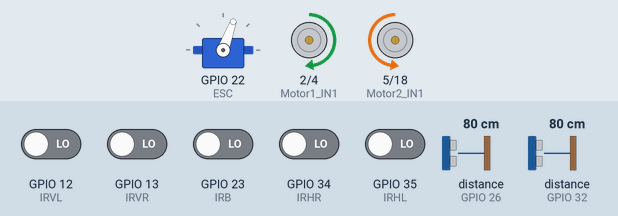
The sketch below on a simulated ESP32. Shown: servo, motor-driver pin pairs drawn as motors (green arrow = first pin HIGH = forward, orange = second pin HIGH = backward, longer = more drive). Wiring (inferred from the names in the program): 2 × ultrasonic range finder: trigger GPIO 25, echo GPIO 26 / trigger GPIO 33, echo GPIO 32. The inputs (shaded band) are chosen by the test bench; at power-on: GPIO 12 (IRVL), GPIO 13 (IRVR), GPIO 23 (IRB), GPIO 34 (IRHR), GPIO 35 (IRHL) LOW, distance to the obstacle (sensors on GPIO 26, GPIO 32) 80 cm. The echo pulse lasts 58.3 µs per cm.

Above: at 6.2 s.
6.3 s: GPIO 12 (IRVL) driven HIGH
At 6.9 s:
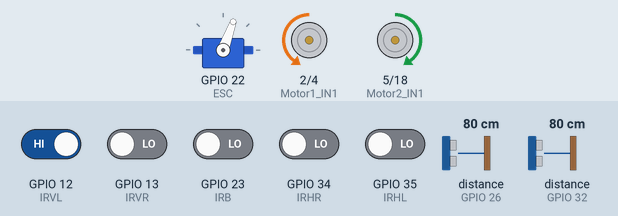
At 9.5 s:
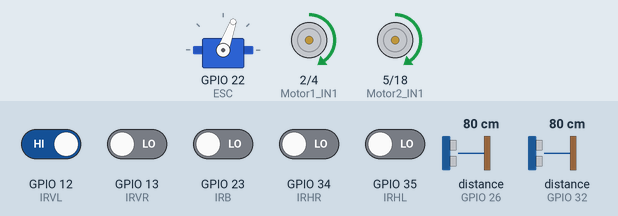
12.3 s: GPIO 23 (IRB) driven LOW
At 16.1 s:
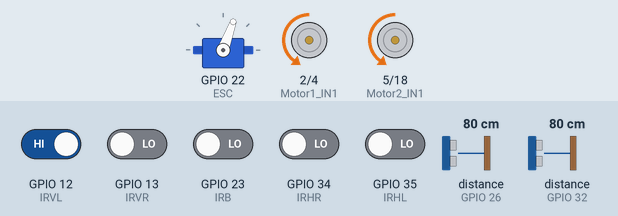
Timing chart, 0 to 21.3 s (numbered marks = the images above; inputs shaded):
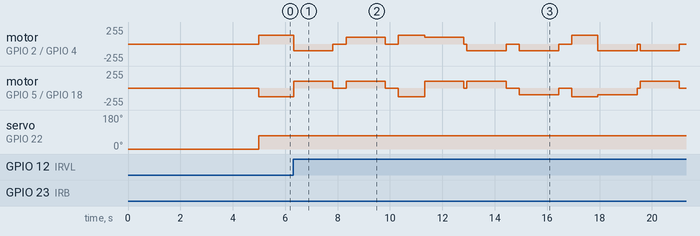

The sketch:

Non-wifi.ino
```cpp
#define PWM_CH1   2
#define PWM_CH2   3
#define PWM_CH3   4
#define PWM_CH4   7
#define PWM_Res   8
#define PWM_Freq  5000
#include <ESP32Servo.h>

const int TrigPinL = 25;
const int EchoPinL = 26;
const int TrigPinR = 33;
const int EchoPinR = 32;
int UltrasoundLvalue;
int UltrasoundRvalue;
float duration, distance;
long PreviousMillis = 0;
long MoveTime = 0;

const int IRHL = 35;
const int IRHR = 34;
const int IRVL = 12;
const int IRVR = 13;
const int IRB = 23;
int IRHLvalue,IRHRvalue,IRVLvalue,IRVRvalue;
int IRBvalue;
int PrevTurn =0;

Servo ESC;
const int ESCpin =22;

const int Motor1_IN1 = 2; // Right forward
const int Motor1_IN2 = 4; // Right backward
const int Motor2_IN1 = 5; // Left forward
const int Motor2_IN2 = 18; // Left backward

void IRdetect(){
  IRHLvalue = digitalRead(IRHL);
  IRHRvalue = digitalRead(IRHR);
  IRVLvalue = digitalRead(IRVL);
  IRVRvalue = digitalRead(IRVR);
  IRBvalue = digitalRead(IRB);
}

void UltrasoundL(){
  digitalWrite(TrigPinL, LOW);
  delayMicroseconds(2);
  digitalWrite(TrigPinL, HIGH);
  delayMicroseconds(10);
  digitalWrite(TrigPinL, LOW);
  duration = pulseIn(EchoPinL, HIGH);
  distance = (duration*.0343)/2;
  if (distance <16){
    UltrasoundLvalue = 1;
        }
  else{
    UltrasoundLvalue = 0;
  }
}
void UltrasoundR(){
  digitalWrite(TrigPinR, LOW);
  delayMicroseconds(2);
  digitalWrite(TrigPinR, HIGH);
  delayMicroseconds(10);
  digitalWrite(TrigPinR, LOW);
  duration = pulseIn(EchoPinR, HIGH);
  distance = (duration*.0343)/2;
  if (distance <16){
    UltrasoundRvalue = 1;
        }
  else{
    UltrasoundRvalue = 0;
  }
}

void EdgeCheck(){
    if ((IRVLvalue==1 || IRVRvalue==1)){ // roomba reaches the edge
      Brake();
      if (PrevTurn == 1){
        Backward();   // 90 degree right twice for U-turn
        delay(500);
        Right();
        delay(500);
        Forward();
        delay(1000);
        Brake();
        Right();
        PrevTurn = 0;
    }
      else{
        Backward();
        delay(500);
        Left();
        delay(500);
        Forward();
        delay(1000);
        Brake();
        Left();
        PrevTurn = 1;
      }
  }
}

void ObstacleCheck(){
  if (UltrasoundLvalue == 1 && UltrasoundRvalue == 1){
    Brake();
    delay(500);
    if (PrevTurn == 1) {
      Left();
      delay(1000);
      if (IRHRvalue==1){
        while (IRHRvalue==1){
          Forward();
          IRdetect();
        }
        Brake();
        delay(500);
      }

      PreviousMillis = millis();
      IRdetect();
      if (IRHRvalue==0){
        while(IRHRvalue==0){
          Forward();
          IRdetect();
        }
      }
      MoveTime = millis() - PreviousMillis;
      Brake();
      delay(500);
      Right();
      delay(1000);
      if (IRHRvalue==1){
        while (IRHRvalue==1){
          Forward();
          IRdetect();

        }
        Brake();
        delay(500);
      }
      IRdetect();
      if (IRHRvalue==0){
        while(IRHRvalue==0){
          Forward();
          IRdetect();
        }
      }
      Brake();
      Right();
      Forward();
      delay(MoveTime);
      Brake();
      Left();
    }
   if (PrevTurn == 0) {
      Right();
      delay(1000);
      if (IRHLvalue==1){
        while (IRHLvalue==1){
          Forward();
          IRdetect();

        }
        Brake();
        delay(500);
      }

      PreviousMillis = millis();
      IRdetect();
      if (IRHLvalue==0){
        while(IRHLvalue==0){
          Forward();
          IRdetect();
        }
      }
      MoveTime = millis() - PreviousMillis;
      Brake();
      delay(500);
      Left();
      delay(1000);
      if (IRHLvalue==1){
        while (IRHLvalue==1){
          Forward();
          IRdetect();
        }
        Brake();
        delay(500);
      }
      IRdetect();
      if (IRHLvalue==0){
        while(IRHLvalue==0){
          Forward();
          IRdetect();
        }
      }
      Brake();
      Left();
      Forward();
      delay(MoveTime);
      Brake();
      Right();
      }
    }
  }


void Brake(){
  ledcWrite(PWM_CH1, 0);
  ledcWrite(PWM_CH2, 0);
  ledcWrite(PWM_CH3, 0);
  ledcWrite(PWM_CH4, 0);
}

void Forward(){
  ledcWrite(PWM_CH1, 130);
  ledcWrite(PWM_CH4, 130);
}

void Backward(){
  ledcWrite(PWM_CH2,100);
  ledcWrite(PWM_CH3,100);
  for (int i=0; i<15;i++){
    IRdetect();
    if (IRBvalue==1){
      Brake();
      return;
  }
    delay(100);
  }
  Brake();
}

void Right() {
  ledcWrite(PWM_CH2, 100);
  ledcWrite(PWM_CH4, 100);
  delay(1500);
  Brake();
}
void Left(){
  ledcWrite(PWM_CH1, 100);
  ledcWrite(PWM_CH3, 100);
  delay(1500);
  Brake();
}

void setup() {
  // put your setup code here, to run once:

  pinMode(IRHL, INPUT);
  pinMode(IRHR, INPUT);
  pinMode(IRVL, INPUT);
  pinMode(IRVR, INPUT);
  pinMode(IRB, INPUT);

  pinMode(TrigPinL, OUTPUT);
  pinMode(EchoPinL, INPUT);
  pinMode(TrigPinR, OUTPUT);
  pinMode(EchoPinR, INPUT);

  pinMode(Motor1_IN1, OUTPUT);
  pinMode(Motor1_IN2, OUTPUT);
  pinMode(Motor2_IN1, OUTPUT);
  pinMode(Motor2_IN2, OUTPUT);


  ledcAttachPin(Motor1_IN1, PWM_CH1);
  ledcSetup(PWM_CH1, PWM_Freq, PWM_Res );
  ledcAttachPin(Motor1_IN2, PWM_CH2);
  ledcSetup(PWM_CH2, PWM_Freq, PWM_Res );
  ledcAttachPin(Motor2_IN1, PWM_CH3);
  ledcSetup(PWM_CH3, PWM_Freq, PWM_Res );
  ledcAttachPin(Motor2_IN2, PWM_CH4);
  ledcSetup(PWM_CH4, PWM_Freq, PWM_Res );

  ESC.attach(22,1000,2000);
  ESC.write(0);
  delay(5000); // delay before starting

}
void loop() {
  // put your main code here, to run repeatedly:
  Forward();
  ESC.write(70);
  IRdetect();
  EdgeCheck();
  UltrasoundL();
  UltrasoundR();
  ObstacleCheck();
  delay(100);

}
```
